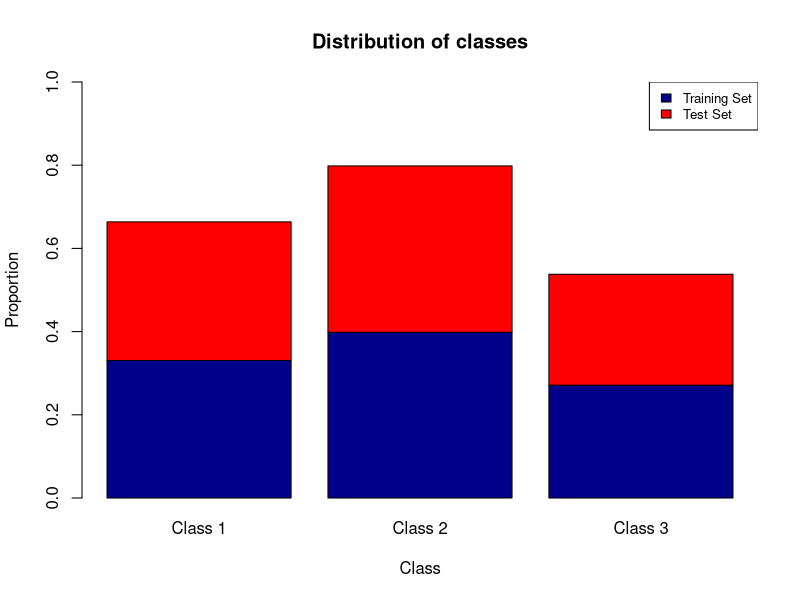

Source code (R):
#loading the data set
dataset = read.csv("WineDataSet.csv", header = TRUE)

#assigning column names
colnames(dataset) = c("Class", "Alcohol", "Malic_Acid", "Ash", "Ash_Alcalinity", "Magnesium", "Total_Phenols", "Flavanoids",
                      "Nonflavanoid_Phenols", "Proanthocyanins", "Colour_Intensity", "Hue", "OD280/OD315_of_diluted_wines",
                      "Proline")

#the column names can be called without the $ sign, if preferred
attach(dataset)

#######################################################################
#================= SPLITTING DATA =====================================
#######################################################################
set.seed(31417)
library(caTools)

split = sample.split(Class, SplitRatio = 2/3)
training_set = subset(dataset, split == TRUE)
test_set = subset(dataset, split == FALSE)

table(training_set$Class)
table(test_set$Class)

#Alternatively, we could use the code below to make sure we have equal distribution
#of each cultivar in both training and test set.

#L = list()
#training_sets = list()
#test_sets = list()

#for (i in 1:3){
#  temp = dataset[which(dataset$Class == i),]
#  L[[i]] = sample.split(temp$Class, SplitRatio = 2/3)
#  training_sets[[i]] = subset(temp, L[[i]] == TRUE)
#  test_sets[[i]] = subset(temp, L[[i]] == FALSE)
#}

#trainingSet = rbind(training_sets[[1]], training_sets[[2]], training_sets[[3]])
#testSet = rbind(test_sets[[1]], test_sets[[2]], test_sets[[3]])

#table(trainingSet$Class)
#table(testSet$Class)

#Visual representation of equal distribution of cultivars in training/test set
A = matrix(0,2,3)
l = list()

for (i in 1:3){
  l[[i]] = c(sum(training_set$Class == i)/nrow(training_set), sum(test_set$Class == i)/nrow(test_set))
  A[,i] = l[[i]]
}

rownames(A) = c("Training Set","Test Set")
colnames(A) = c("Class 1","Class 2","Class 3")

barplot(A, beside = FALSE, col = c("darkblue","red"), ylim = c(0,1), ylab = "Proportion", xlab = "Class", main = "Distribution of classes")
legend("topright", legend = c("Training Set","Test Set"), cex = 0.8, fill=c("darkblue","red"))
